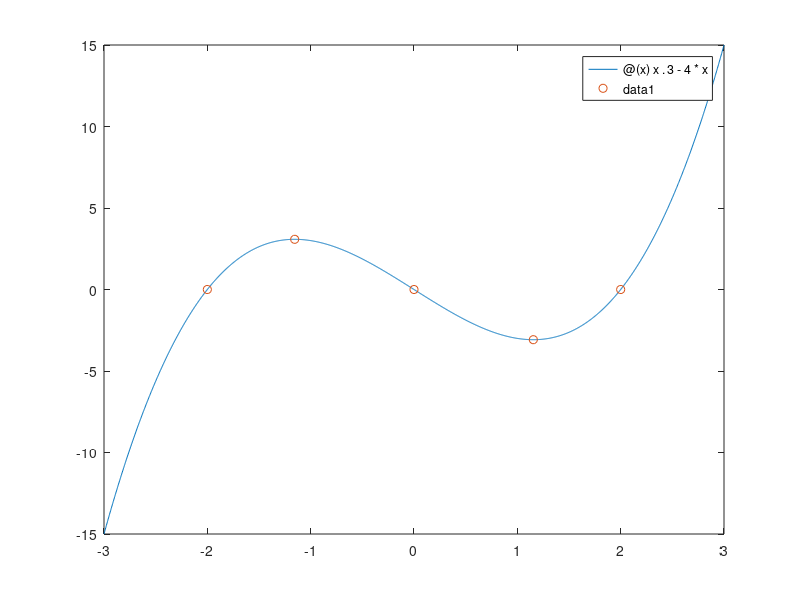
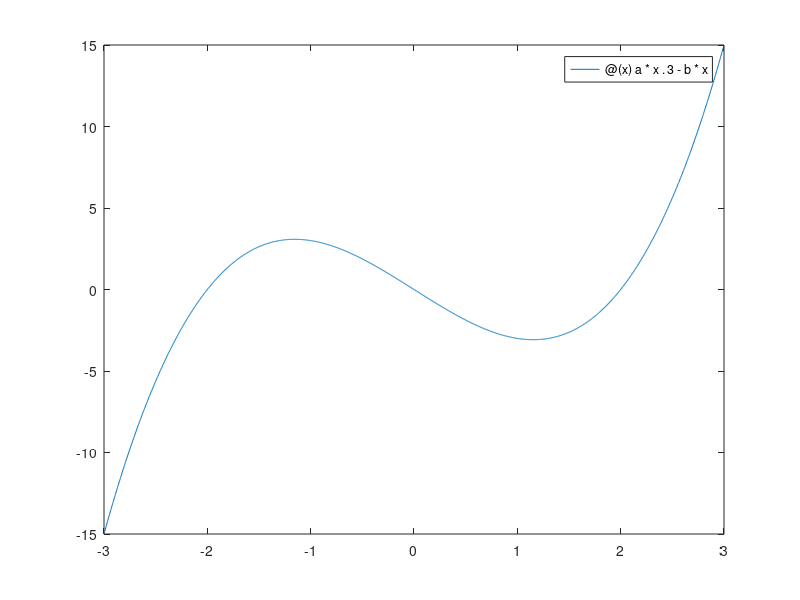

These figures' MATLAB source, in order: (Note: this script raises an error after producing the figures.)
clc; clear; close all force;

p = @(x) x.^3 - 4*x;    
%x = -3:1e-3:3;
%x = linspace(-3,3,1000);
%y = p(x);
%plot(x,y)
fplot(p, [-3 3])

xo = [0 2 -2 sqrt(4/3) -sqrt(4/3)];
yo = p(xo);
hold on
plot(xo, yo, 'o');

%%
a = 1;
b = 4;
p2 = @(x) a*x.^3-b*x;
figure
fplot(p2, [-3 3])

%%
f = @(x,y) x.^2+y.^2;
figure
fsurf(f, [-3 3 -3 3])